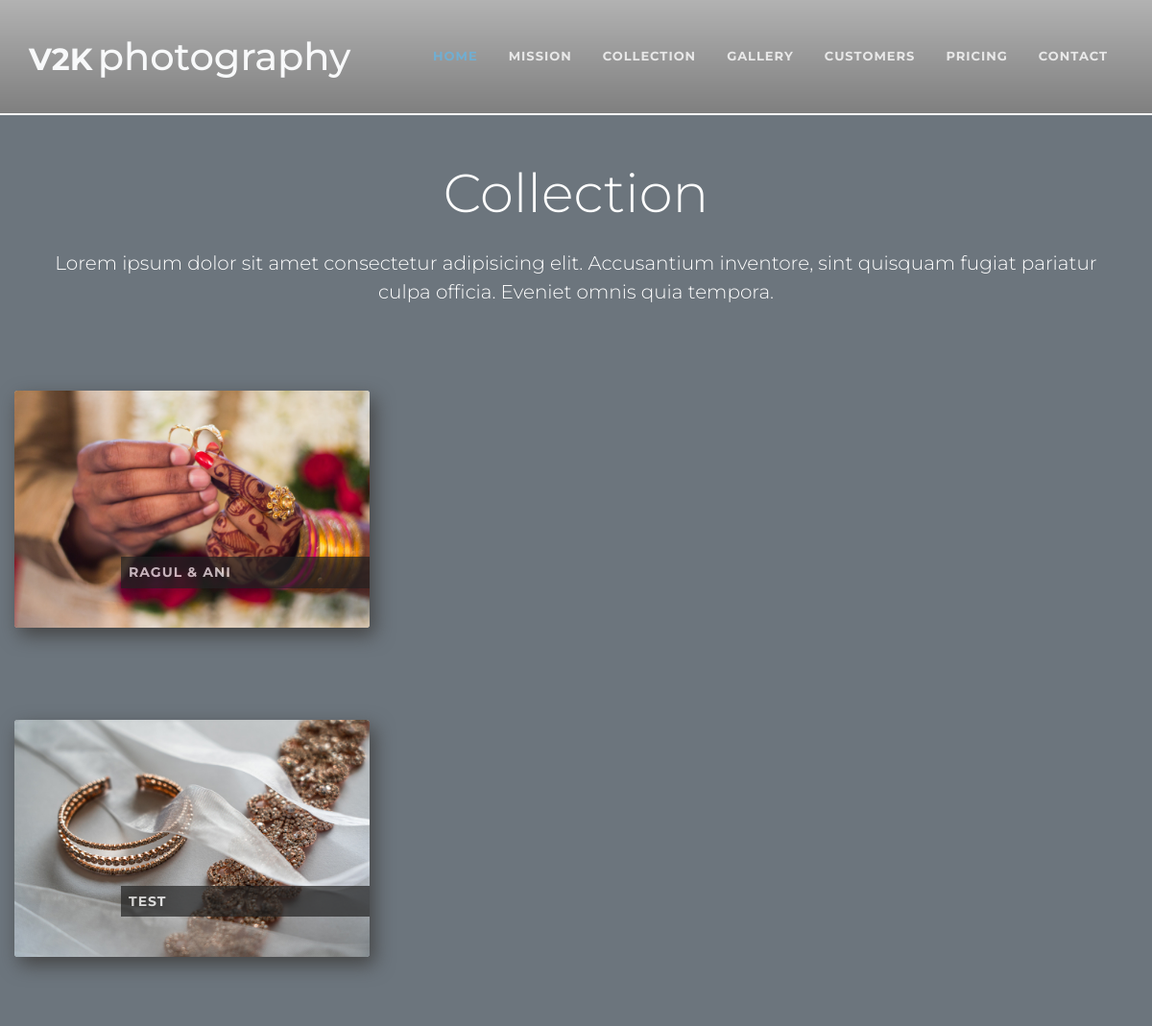
Screenshot of /collection/ with the database file from the repository.
### app/models.py (models this page shows, shortened)
class Post(models.Model):
	titlename = models.CharField(max_length = 100)
	thumbnailimage = models.ImageField(upload_to='thumbnail/')

### app/views.py (the view)
# urls.py: path('collection/',views.CollectionListView.as_view(),name='collection'),
class CollectionListView(ListView):
	model = Post
	context_object_name = 'posts'
	template_name = 'app/collection.html'

### app/templates/app/collection.html (shortened to what this page needs)
  {% extends 'app/base2.html' %}
  {% block content %}
<br>
<br>
<br>
<br>
<br>
  <section class="bg-secondary py-4">
    <div class="container-fluid">
      <div class="row text-white text-center">
        <div class="col m-4">
          <h1 class="display-4 mb-4">Collection</h1>
          <p class="lead">Lorem ipsum dolor sit amet consectetur adipisicing elit. Accusantium inventore, sint quisquam fugiat pariatur culpa officia. Eveniet omnis quia tempora.</p>
        </div>
      </div>
        {% for post in posts %}
        <div class="row">
        <a href="{% url 'titledetail' post.id %}">
        <div class="col-lg-4 col-sm-6 my-5">
          <div class="card border-0 card-shadow">
            <img src="{{ post.thumbnailimage.url }}" class="card-img">
            <div class="card-img-overlay">
              <h5 class="text-white text-uppercase font-weight-bold p-2 heading">{{ post.titlename }}</h5>
            </div>
          </div>
        </div>
        </a>
         </div>
        {% endfor  %}
    </div>
  </section>
     {% endblock content %}

### app/static/app/main.css (style rules this page uses)
body { font-family: 'Montserrat', sans-serif; }
.card-shadow { box-shadow: 5px 8px 20px #444; }
.heading { position: absolute; top: 70%; right: 0; font-size: 14px; letter-spacing: 1px; background: #222; width: 70%; cursor: pointer; opacity: .7; transition: all .5s; }

### rows the page displays
Post: thumbnailimage (picture), titlename "RAGUL & ANI"
Post: thumbnailimage (picture), titlename "TEST"
